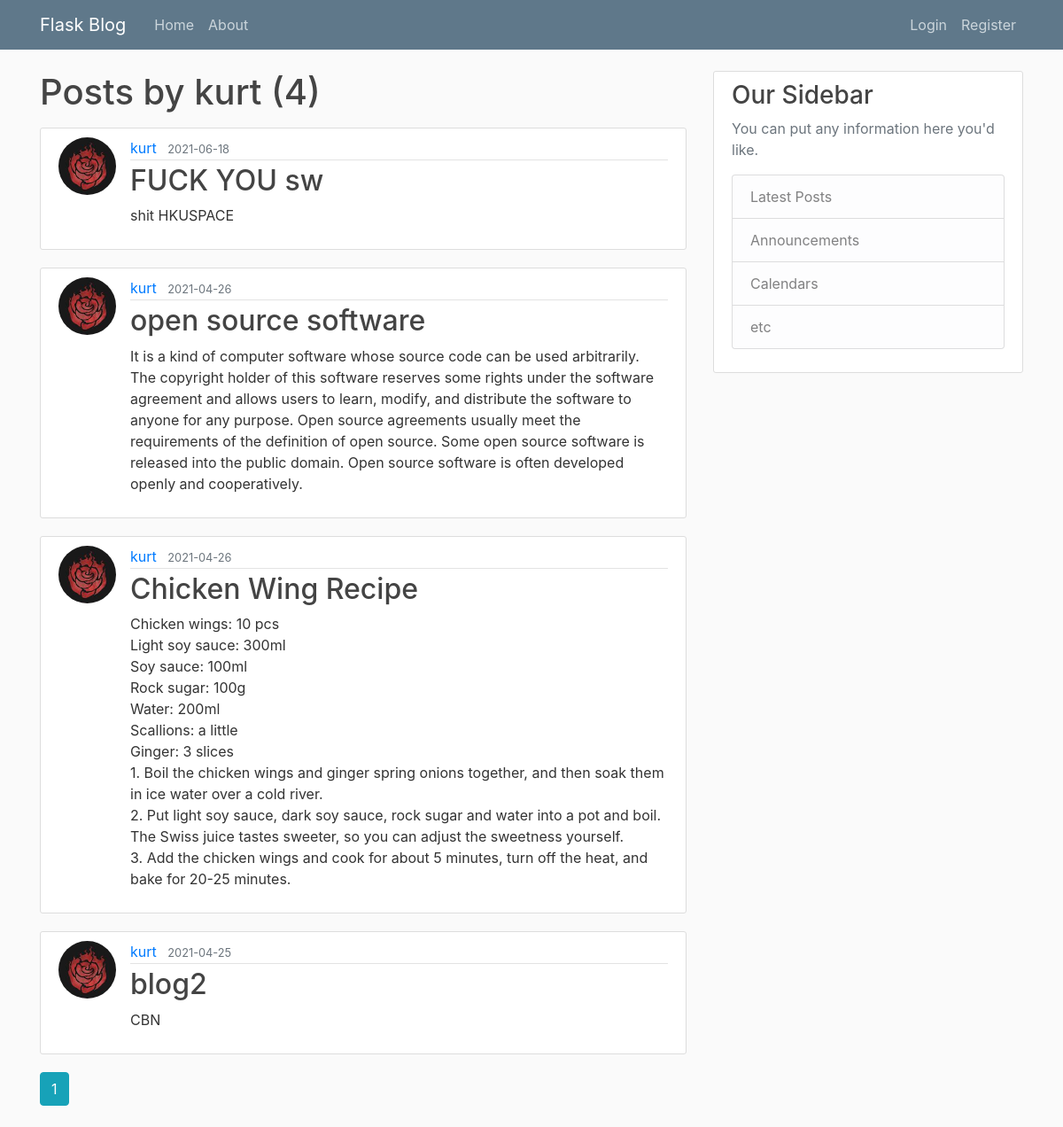
The app's page /user/kurt with its own data.
### flaskblog/models.py (models this page shows, shortened)
class User(db.Model, UserMixin):
    id = db.Column(db.Integer, primary_key=True)
    username = db.Column(db.String(20), unique=True, nullable=False)
    email = db.Column(db.String(120), unique=True, nullable=False)
    image_file = db.Column(db.String(20), nullable=False, default='default.jpg')
    password = db.Column(db.String(60), nullable=False)
    posts = db.relationship('Post', backref='author', lazy=True)

class Post(db.Model):
    id = db.Column(db.Integer, primary_key=True)
    title = db.Column(db.String(100), nullable=False)
    date_posted = db.Column(db.DateTime, nullable=False, default=datetime.utcnow)
    content = db.Column(db.Text, nullable=False)
    user_id = db.Column(db.Integer, db.ForeignKey('user.id'), nullable=False)

### flaskblog/users/routes.py (the view)
@users.route("/user/<string:username>")
def user_posts(username):
    page = request.args.get('page', 1, type=int)
    user = User.query.filter_by(username=username).first_or_404()
    posts = Post.query.filter_by(author=user)\
        .order_by(Post.date_posted.desc())\
        .paginate(page=page, per_page=5)
    return render_template('user_posts.html', posts=posts, user=user)

### flaskblog/templates/user_posts.html
{% extends "layout.html" %}
{% block content %}
    <h1 class="mb-3">Posts by {{ user.username }} ({{ posts.total }})</h1>
    {% for post in posts.items %}
        <article class="media content-section">
          <img class="rounded-circle article-img" src="{{ url_for('static', filename='profile_pics/' + post.author.image_file) }}">
          <div class="media-body">
            <div class="article-metadata">
              <a class="mr-2" href="{{ url_for('users.user_posts', username=post.author.username) }}">{{ post.author.username }}</a>
              <small class="text-muted">{{ post.date_posted.strftime('%Y-%m-%d') }}</small>
            </div>
            <h2><a class="article-title" href="{{ url_for('posts.post', post_id=post.id) }}">{{ post.title }}</a></h2>
            <p class="article-content">{{ post.content }}</p>
          </div>
        </article>
    {% endfor %}
    {% for page_num in posts.iter_pages(left_edge=1, right_edge=1, left_current=1, right_current=2) %}
      {% if page_num %}
        {% if posts.page == page_num %}
          <a class="btn btn-info mb-4" href="{{ url_for('users.user_posts', username=user.username, page=page_num) }}">{{ page_num }}</a>
        {% else %}
          <a class="btn btn-outline-info mb-4" href="{{ url_for('users.user_posts', username=user.username, page=page_num) }}">{{ page_num }}</a>
        {% endif %}
      {% else %}
        ...
      {% endif %}
    {% endfor %}
{% endblock content %}

### flaskblog/static/main.css (style rules this page uses)
body { background: #fafafa; color: #333333; margin-top: 5rem; }
h1, h2, h3, h4, h5, h6 { color: #444444; }
.content-section { background: #ffffff; padding: 10px 20px; border: 1px solid #dddddd; border-radius: 3px; margin-bottom: 20px; }
.article-title { color: #444444; }
.article-content { white-space: pre-line; }
.article-img { height: 65px; width: 65px; margin-right: 16px; }
.article-metadata { padding-bottom: 1px; margin-bottom: 4px; border-bottom: 1px solid #e3e3e3 }

### records on screen
User: username "kurt"
Post: image_file (picture), author.username "kurt", date_posted "2021-06-18", title "FUCK YOU sw", content "shit HKUSPACE"
Post: image_file (picture), author.username "kurt", date_posted "2021-04-26", title "open source software", content "It is a kind of computer software whose source code can be used arbitrarily. The copyright holder of this software reserves some rights under the software agreement and allows users to learn, modify, and distribute the software to anyone for any purpose. Open source agreements usually meet the requirements of the definition of open source. Some open source software is released into the public domain. Open source software is often developed openly and cooperatively."
Post: image_file (picture), author.username "kurt", date_posted "2021-04-26", title "Chicken Wing Recipe", content "Chicken wings: 10 pcs Light soy sauce: 300ml Soy sauce: 100ml Rock sugar: 100g Water: 200ml Scallions: a little Ginger: 3 slices 1. Boil the chicken wings and ginger spring onions together, and then soak them in ice water over a cold river. 2. Put light soy sauce, dark soy sauce, rock sugar and water into a pot and boil. The Swiss juice tastes sweeter, so you can adjust the sweetness yourself. 3. Add the chicken wings and cook for about 5 minutes, turn off the heat, and bake for 20-25 minutes."
Post: image_file (picture), author.username "kurt", date_posted "2021-04-25", title "blog2", content "CBN"

### other values on screen
{{ posts.total }} "4"
{{ page_num }} "1"
